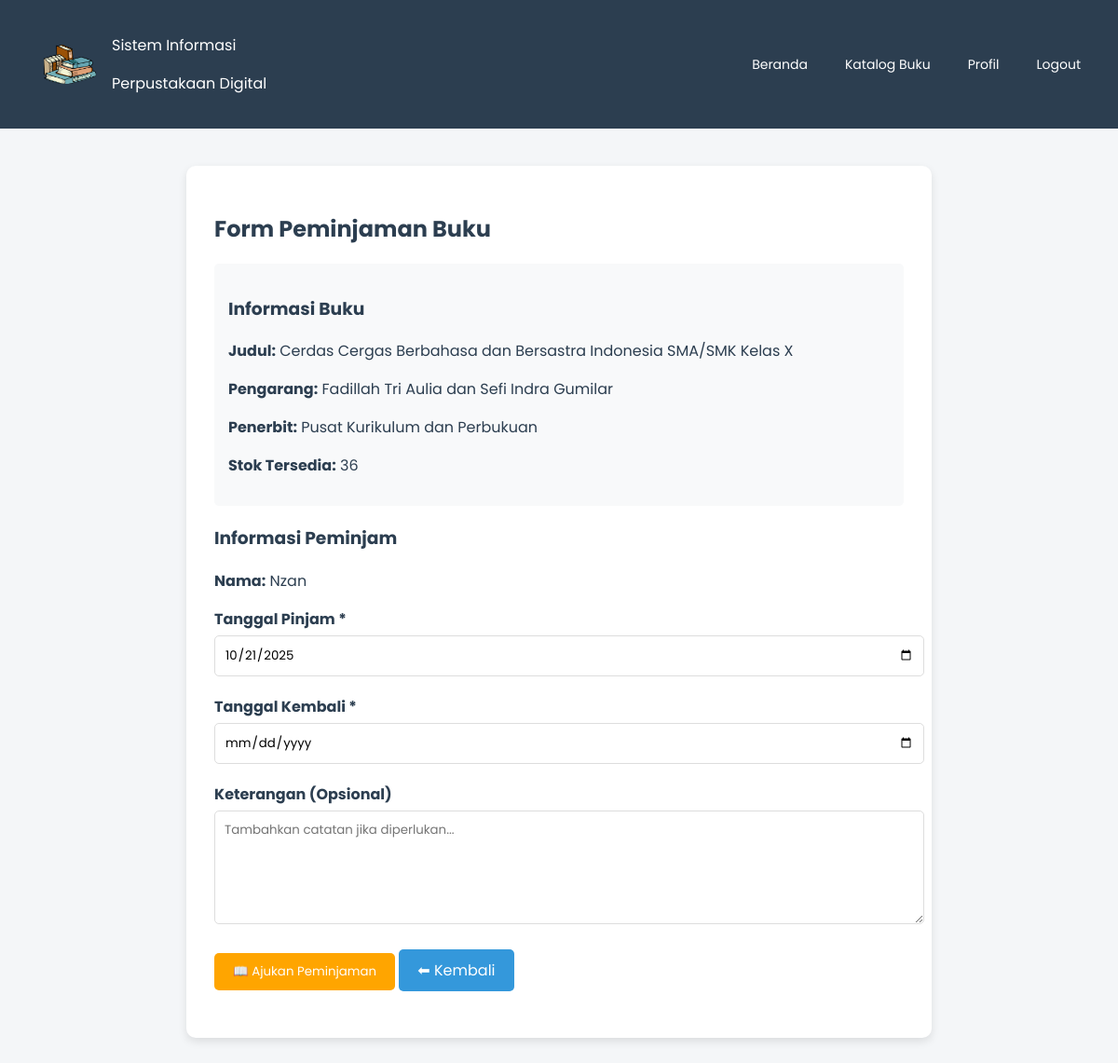
The page /pinjam.php?id=3 (signed in) on the database its author committed.
### tables this page shows
CREATE TABLE `buku` (
  `id` int(11) NOT NULL,
  `judul` varchar(200) NOT NULL,
  `pengarang` varchar(100) DEFAULT NULL,
  `penerbit` varchar(100) DEFAULT NULL,
  `tahun` int(11) DEFAULT NULL,
  `quantity` int(11) NOT NULL DEFAULT 0,
  `gambar` varchar(255) DEFAULT NULL,
  `id_kategori` int(11) DEFAULT NULL,
  `deskripsi` text DEFAULT NULL
);

CREATE TABLE `users` (
  `id` int(11) NOT NULL,
  `username` varchar(50) NOT NULL,
  `password` varchar(255) NOT NULL,
  `role` enum('admin','user') NOT NULL DEFAULT 'user'
);

### pinjam.php (the view, shortened to what this page needs)
<?php
include "koneksi.php";
$id = isset($_GET['id']) ? intval($_GET['id']) : 0;
$sql_buku = "SELECT * FROM buku WHERE id = ?";
$stmt_buku = $conn->prepare($sql_buku);
$stmt_buku->bind_param("i", $id);
$stmt_buku->execute();
$result_buku = $stmt_buku->get_result();
$buku = $result_buku->fetch_assoc();
$user_id = $_SESSION['user_id'];
$sql_user = "SELECT * FROM users WHERE id = ?";
$stmt_user = $conn->prepare($sql_user);
$stmt_user->bind_param("i", $user_id);
$stmt_user->execute();
$result_user = $stmt_user->get_result();
$user = $result_user->fetch_assoc();
?>
<!DOCTYPE html>
<html lang="id">
<head>
</head>
<body>
<header>
    <div class="logo">
        <img src="gambar/perpus.png" alt="Logo">
        <div>
            <p class="title">Sistem Informasi</p>
            <p class="subtitle">Perpustakaan Digital</p>
        </div>
    </div>
    <nav>
        <a href="index.php">Beranda</a>
        <a href="buku.php">Katalog Buku</a>
        <a href="profil.php">Profil</a>
        <a href="logout.php">Logout</a>
    </nav>
</header>
<div class="container">
    <div class="form-container">
        <h2>Form Peminjaman Buku</h2>
        <div class="book-info">
            <h3>Informasi Buku</h3>
            <p><strong>Judul:</strong> <?= htmlspecialchars($buku['judul']) ?></p>
            <p><strong>Pengarang:</strong> <?= htmlspecialchars($buku['pengarang']) ?></p>
            <p><strong>Penerbit:</strong> <?= htmlspecialchars($buku['penerbit']) ?></p>
            <p><strong>Stok Tersedia:</strong> <?= htmlspecialchars($buku['quantity']) ?></p>
        </div>
        <div class="user-info">
            <h3>Informasi Peminjam</h3>
            <p><strong>Nama:</strong> <?= htmlspecialchars($user['username'] ?? 'User') ?></p>
        </div>
        <form method="POST" action="">
            <div class="form-group">
                <label for="tanggal_pinjam">Tanggal Pinjam *</label>
                <input type="date" id="tanggal_pinjam" name="tanggal_pinjam"
                       value="<?= date('Y-m-d') ?>" min="<?= date('Y-m-d') ?>" required>
            </div>
            <div class="form-group">
                <label for="tanggal_kembali">Tanggal Kembali *</label>
                <input type="date" id="tanggal_kembali" name="tanggal_kembali"
                       min="<?= date('Y-m-d', strtotime('+1 day')) ?>" required>
            </div>
            <div class="form-group">
                <label for="keterangan">Keterangan (Opsional)</label>
                <textarea id="keterangan" name="keterangan"
                          placeholder="Tambahkan catatan jika diperlukan..."></textarea>
            </div>
            <div class="form-group">
                <button type="submit" class="btn">📖 Ajukan Peminjaman</button>
                <a href="buku1.php?id=<?= $id ?>" class="btn btn-secondary">⬅ Kembali</a>
            </div>
        </form>
    </div>
</div>
</body>
</html>

### pinjam.php (style rules this page uses)
body { margin: 0; background-color: #f4f6f8; font-family: 'Poppins', sans-serif; color: #2c3e50; }
header { background-color: #2c3e50; color: white; padding: 20px 40px; display: flex; justify-content: space-between; align-items: center; }
.logo { display: flex; align-items: center; gap: 10px; }
.logo img { height: 70px; }
nav { display: flex; gap: 20px; align-items: center; }
nav a { color: white; text-decoration: none; margin-left: 20px; font-size: 14px; transition: 0.3s; }
.container { max-width: 800px; margin: auto; padding: 40px 20px; }
.form-container { background: white; padding: 30px; border-radius: 10px; box-shadow: 0 4px 10px rgba(0,0,0,0.1); }
.book-info { background: #f8f9fa; padding: 15px; border-radius: 5px; margin-bottom: 20px; }
.form-group { margin-bottom: 20px; }
label { display: block; margin-bottom: 5px; font-weight: bold; }
input[type="date"], textarea { width: 100%; padding: 10px; border: 1px solid #ddd; border-radius: 5px; font-family: 'Poppins', sans-serif; }
textarea { height: 100px; resize: vertical; }
.btn { display: inline-block; padding: 10px 20px; background: orange; color: white; text-decoration: none; border: none; border-radius: 5px; cursor: pointer; font-family: 'Poppins', sans-serif; }
.btn-secondary { background: #3498db; }

### rows shown on the page
buku: judul "Cerdas Cergas Berbahasa dan Bersastra Indonesia SMA/SMK Kelas X", pengarang "Fadillah Tri Aulia dan Sefi Indra Gumilar", penerbit "Pusat Kurikulum dan Perbukuan", quantity "36"
users: username "Nzan"
